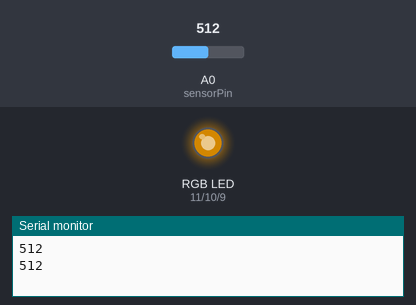
The sketch below on a simulated Arduino Uno, built with avr-gcc and run on an emulated ATmega328P. Parts: an RGB LED mixed from three pins (HIGH = lit), the last lines printed to the serial monitor. The inputs (shaded band) are chosen by the test bench; at power-on: A0 (sensorPin) = 512. Dim RGB values are drawn brighter than linear.

Above: at 1.5 s.
1.6 s: A0 (sensorPin) set to 525
At 3.2 s:
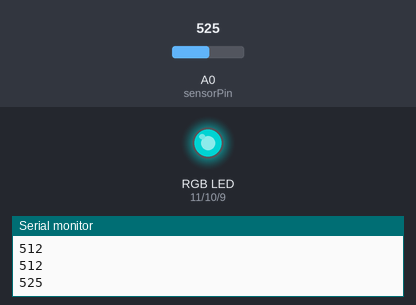
3.7 s: A0 (sensorPin) set to 761
5.2 s: A0 (sensorPin) set to 781
At 6.2 s:
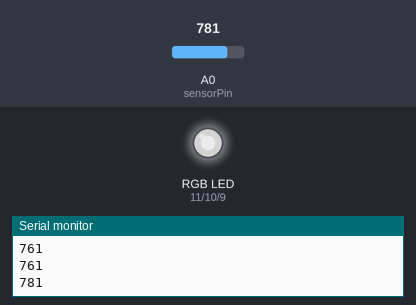
7.3 s: A0 (sensorPin) set to 246
At 8.8 s:
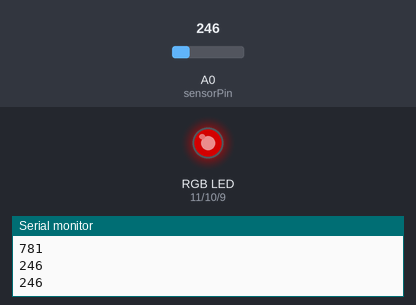
9.4 s: A0 (sensorPin) set to 263
At 10.6 s:
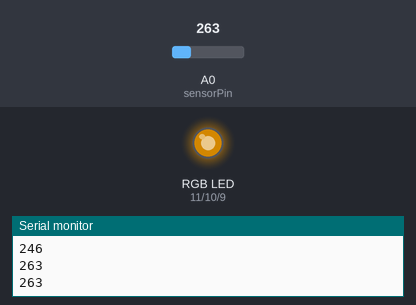
10.9 s: A0 (sensorPin) set to 122
At 12.2 s:
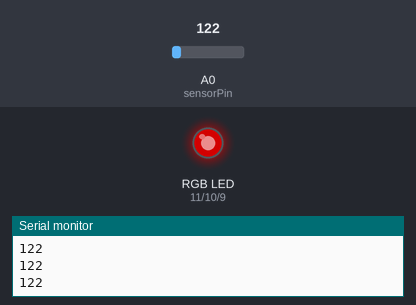
Timing chart, 0 to 13.4 s (numbered marks = the images above; inputs shaded):
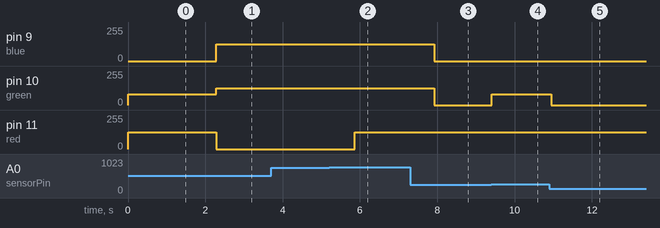

Measured:
- the behaviour switches between 512 and 513 on A0 (sensorPin) (found by bisection; images 0 and 1)
- the behaviour switches between 768 and 769 on A0 (sensorPin) (found by bisection; images 1 and 2)
- the behaviour switches between 256 and 257 on A0 (sensorPin) (found by bisection; images 3 and 4)
- after the input at 1.6 s, pin 9 (blue): 0/255 → 125/255 after 0.69 s; pin 10 (green): 80/255 → 125/255 after 0.69 s; pin 11 (red): 125/255 → 0/255 after 0.69 s
- after the input at 5.2 s, pin 11 (red): 0/255 → 125/255 after 0.66 s
- after the input at 7.3 s, pin 9 (blue), pin 10 (green): 125/255 → 0/255 after 0.62 s
- after the input at 9.4 s, pin 10 (green): 0/255 → 80/255 at once
- after the input at 10.9 s, pin 10 (green): 80/255 → 0/255 after 0.05 s

The sketch:

Day10_creative3.ino
```cpp
//Author: Abigail Vikstrom
//date: February 2024
//purpose: This code changes the color of an RGB LED (output) based on light intensity detected by a photoresistor (input)


int sensorPin = A0;
int sensorValue = 0;

int red = 11;  // these are our output pins for three LED colors
int green = 10;
int blue = 9;

void setup() {
  // put your setup code here, to run once:
 Serial.begin(9600);
 pinMode(red, OUTPUT);
 pinMode(green, OUTPUT);
 pinMode(blue, OUTPUT);

}

void RGB_color(int red_value, int green_value, int blue_value) {
// custom function to set three PWM color channels to any given mixture (pulse width modulation)
//all pins with tilde can give an analogue like PMW output

  analogWrite(red, red_value);
  analogWrite(green, green_value);
  analogWrite(blue, blue_value);
}


void loop() {
  // put your main code here, to run repeatedly:

 // Pulse the builtin LED for a time determined by the sensor
  sensorValue = analogRead(sensorPin);

   if (sensorValue > 0 && sensorValue <= 256){
    RGB_color(125, 0, 0); // red
    delay(250);
  }
  else if (sensorValue > 256 && sensorValue <= 512){
    RGB_color(125, 80, 0); // yellow-ish
    delay(250);
  }
  else if (sensorValue > 512 && sensorValue <= 768) {
    RGB_color(0, 125, 125); // blue-ish
    delay(250);
  }
  else if (sensorValue > 768 && sensorValue < 1024) {
    RGB_color(125, 125, 125); // white
    delay(250);
  }

   // Read the analog sensor value and send it to serial
  Serial.println(sensorValue);
  delay(sensorValue);

}
```
